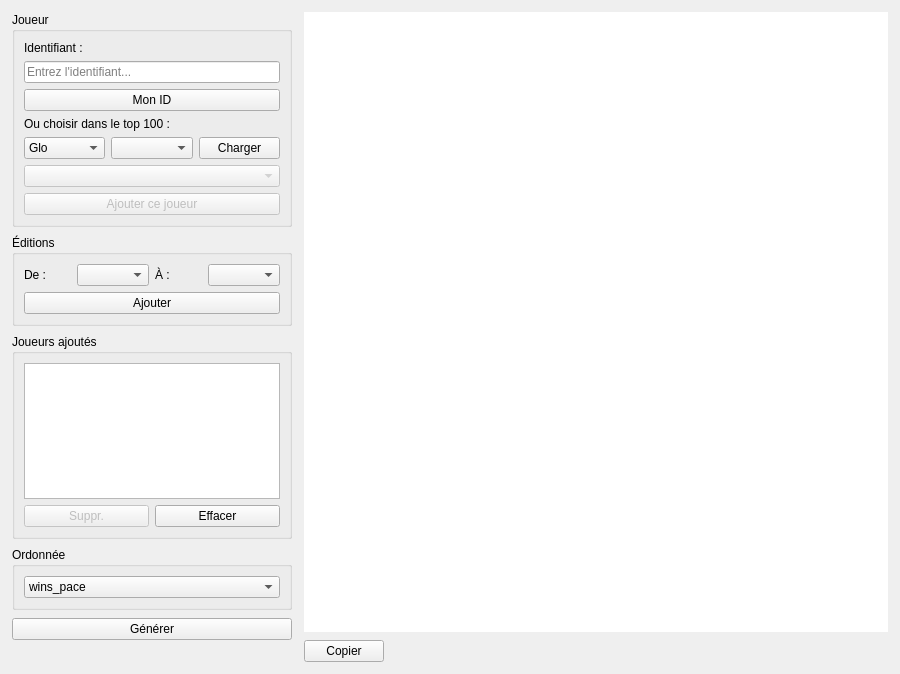
<?xml version="1.0" encoding="UTF-8"?>
<ui version="4.0">
 <class>JoueurPage</class>
 <widget class="QWidget" name="JoueurPage">
  <property name="geometry">
   <rect>
    <x>0</x>
    <y>0</y>
    <width>900</width>
    <height>674</height>
   </rect>
  </property>
  <property name="windowTitle">
   <string>Joueur</string>
  </property>
  <layout class="QHBoxLayout" name="horizontalLayout_main">
   <property name="spacing">
    <number>12</number>
   </property>
   <property name="leftMargin">
    <number>12</number>
   </property>
   <property name="topMargin">
    <number>12</number>
   </property>
   <property name="rightMargin">
    <number>12</number>
   </property>
   <property name="bottomMargin">
    <number>12</number>
   </property>
   <item>
    <widget class="QWidget" name="leftPanel" native="true">
     <property name="minimumSize">
      <size>
       <width>220</width>
       <height>0</height>
      </size>
     </property>
     <property name="maximumSize">
      <size>
       <width>280</width>
       <height>16777215</height>
      </size>
     </property>
     <layout class="QVBoxLayout" name="leftPanelLayout">
      <property name="spacing">
       <number>8</number>
      </property>
      <property name="leftMargin">
       <number>0</number>
      </property>
      <property name="topMargin">
       <number>0</number>
      </property>
      <property name="rightMargin">
       <number>0</number>
      </property>
      <property name="bottomMargin">
       <number>0</number>
      </property>
      <item>
       <widget class="QGroupBox" name="group_player">
        <property name="title">
         <string>Joueur</string>
        </property>
        <layout class="QVBoxLayout" name="layoutPlayer">
         <property name="spacing">
          <number>6</number>
         </property>
         <item>
          <widget class="QLabel" name="label_identifier">
           <property name="text">
            <string>Identifiant :</string>
           </property>
          </widget>
         </item>
         <item>
          <widget class="QLineEdit" name="lineEdit_playerId">
           <property name="placeholderText">
            <string>Entrez l'identifiant...</string>
           </property>
          </widget>
         </item>
         <item>
          <widget class="QPushButton" name="button_useCurrentId">
           <property name="text">
            <string>Mon ID</string>
           </property>
          </widget>
         </item>
         <item>
          <widget class="QLabel" name="label_top100">
           <property name="text">
            <string>Ou choisir dans le top 100 :</string>
           </property>
          </widget>
         </item>
         <item>
          <layout class="QHBoxLayout" name="layout_top100_selectors">
           <item>
            <widget class="QComboBox" name="combo_top100_region">
             <item>
              <property name="text">
               <string>Glo</string>
              </property>
             </item>
             <item>
              <property name="text">
               <string>Jap</string>
              </property>
             </item>
            </widget>
           </item>
           <item>
            <widget class="QComboBox" name="combo_top100_edition"/>
           </item>
           <item>
            <widget class="QPushButton" name="button_loadTop100">
             <property name="text">
              <string>Charger</string>
             </property>
            </widget>
           </item>
          </layout>
         </item>
         <item>
          <widget class="QComboBox" name="combo_top100_players">
           <property name="enabled">
            <bool>false</bool>
           </property>
           <property name="placeholderText">
            <string>Sélectionner un joueur...</string>
           </property>
          </widget>
         </item>
         <item>
          <widget class="QPushButton" name="button_addFromTop100">
           <property name="enabled">
            <bool>false</bool>
           </property>
           <property name="text">
            <string>Ajouter ce joueur</string>
           </property>
          </widget>
         </item>
        </layout>
       </widget>
      </item>
      <item>
       <widget class="QGroupBox" name="group_editions">
        <property name="title">
         <string>Éditions</string>
        </property>
        <layout class="QVBoxLayout" name="layoutEditions">
         <property name="spacing">
          <number>6</number>
         </property>
         <item>
          <layout class="QHBoxLayout" name="layoutEditionRange">
           <item>
            <widget class="QLabel" name="label_from">
             <property name="text">
              <string>De :</string>
             </property>
            </widget>
           </item>
           <item>
            <widget class="QComboBox" name="combo_editionStart"/>
           </item>
           <item>
            <widget class="QLabel" name="label_to">
             <property name="text">
              <string>À :</string>
             </property>
            </widget>
           </item>
           <item>
            <widget class="QComboBox" name="combo_editionEnd"/>
           </item>
          </layout>
         </item>
         <item>
          <widget class="QPushButton" name="button_addPlayer">
           <property name="text">
            <string>Ajouter</string>
           </property>
          </widget>
         </item>
        </layout>
       </widget>
      </item>
      <item>
       <widget class="QGroupBox" name="group_list">
        <property name="title">
         <string>Joueurs ajoutés</string>
        </property>
        <layout class="QVBoxLayout" name="layoutList">
         <property name="spacing">
          <number>6</number>
         </property>
         <item>
          <widget class="QListWidget" name="list_players"/>
         </item>
         <item>
          <layout class="QHBoxLayout" name="layoutListButtons">
           <item>
            <widget class="QPushButton" name="button_removePlayer">
             <property name="enabled">
              <bool>false</bool>
             </property>
             <property name="text">
              <string>Suppr.</string>
             </property>
            </widget>
           </item>
           <item>
            <widget class="QPushButton" name="button_clear">
             <property name="text">
              <string>Effacer</string>
             </property>
            </widget>
           </item>
          </layout>
         </item>
        </layout>
       </widget>
      </item>
      <item>
       <widget class="QGroupBox" name="group_yaxis">
        <property name="title">
         <string>Ordonnée</string>
        </property>
        <layout class="QVBoxLayout" name="layoutYAxis">
         <item>
          <widget class="QComboBox" name="combo_ydata">
           <item>
            <property name="text">
             <string>wins_pace</string>
            </property>
           </item>
           <item>
            <property name="text">
             <string>points</string>
            </property>
           </item>
           <item>
            <property name="text">
             <string>wins</string>
            </property>
           </item>
           <item>
            <property name="text">
             <string>ranks</string>
            </property>
           </item>
           <item>
            <property name="text">
             <string>points_pace</string>
            </property>
           </item>
           <item>
            <property name="text">
             <string>points_wins</string>
            </property>
           </item>
          </widget>
         </item>
        </layout>
       </widget>
      </item>
      <item>
       <widget class="QPushButton" name="button_generate">
        <property name="text">
         <string>Générer</string>
        </property>
       </widget>
      </item>
      <item>
       <spacer name="verticalSpacer">
        <property name="orientation">
         <enum>Qt::Orientation::Vertical</enum>
        </property>
        <property name="sizeHint" stdset="0">
         <size>
          <width>20</width>
          <height>10</height>
         </size>
        </property>
       </spacer>
      </item>
      <item>
       <widget class="QLabel" name="label_status">
        <property name="text">
         <string/>
        </property>
        <property name="alignment">
         <set>Qt::AlignmentFlag::AlignCenter</set>
        </property>
        <property name="wordWrap">
         <bool>true</bool>
        </property>
       </widget>
      </item>
     </layout>
    </widget>
   </item>
   <item>
    <layout class="QVBoxLayout" name="rightPanel">
     <property name="spacing">
      <number>8</number>
     </property>
     <item>
      <widget class="QGraphicsView" name="view_graph">
       <property name="minimumSize">
        <size>
         <width>480</width>
         <height>380</height>
        </size>
       </property>
       <property name="frameShape">
        <enum>QFrame::Shape::NoFrame</enum>
       </property>
      </widget>
     </item>
     <item>
      <layout class="QHBoxLayout" name="layoutCopy">
       <item>
        <widget class="QPushButton" name="button_copy">
         <property name="text">
          <string>Copier</string>
         </property>
        </widget>
       </item>
       <item>
        <widget class="QLabel" name="label_copy_confirm">
         <property name="text">
          <string/>
         </property>
        </widget>
       </item>
       <item>
        <spacer name="horizontalSpacer">
         <property name="orientation">
          <enum>Qt::Orientation::Horizontal</enum>
         </property>
         <property name="sizeHint" stdset="0">
          <size>
           <width>40</width>
           <height>20</height>
          </size>
         </property>
        </spacer>
       </item>
      </layout>
     </item>
    </layout>
   </item>
  </layout>
 </widget>
 <resources/>
 <connections/>
</ui>
